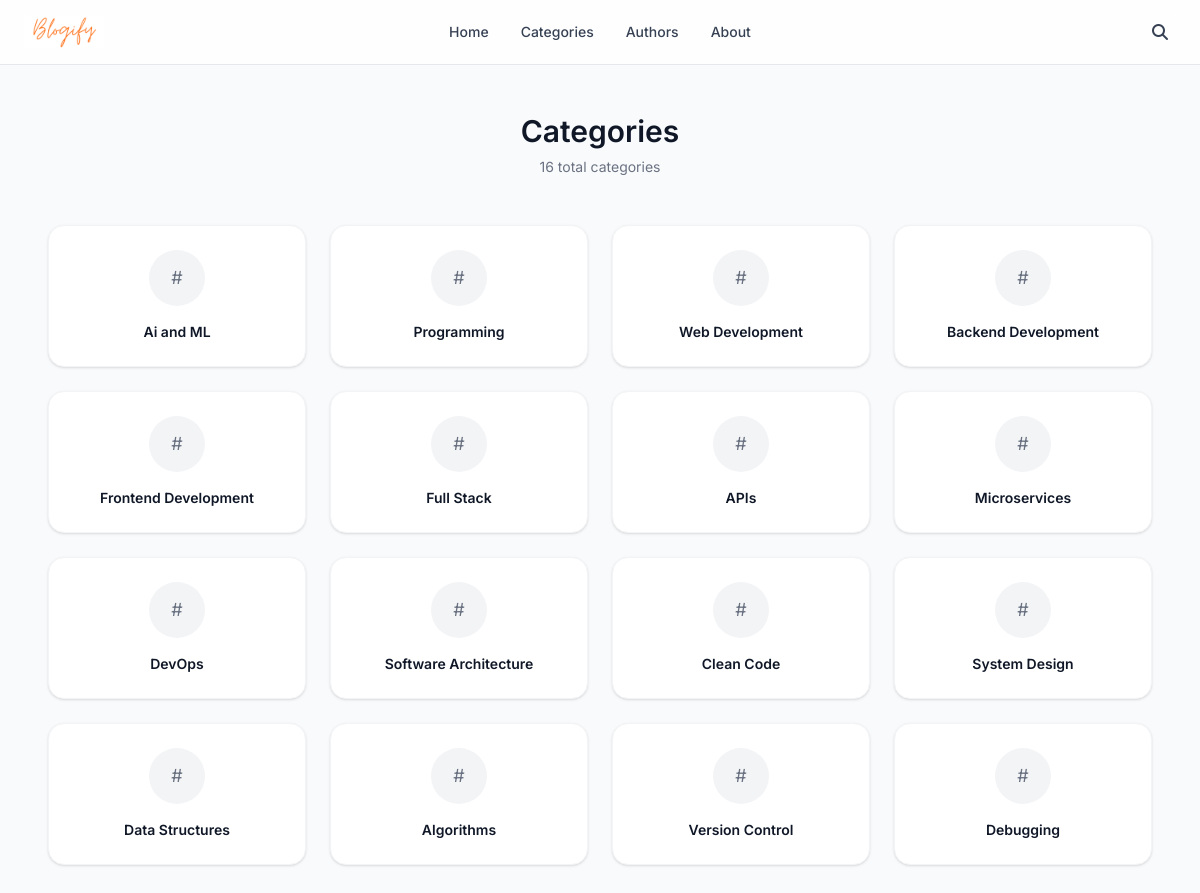
Page /categories/ on the committed database.
### main/models.py (models this page shows, shortened)
class Category(models.Model):
    category = models.CharField(max_length=30)
    slug = models.SlugField(unique=True,max_length=20,blank=True)

### main/views.py (the view)
# urls.py: path("categories/",views.categories,name="categories"),
def categories(request):
    categories = Category.objects.all()
    context = {
        "categories" : categories
    }
    return render(request,"pages/cat_main.html",context)

### main/templates/pages/cat_main.html (shortened to what this page needs)
{% extends "base.html" %}
{% block index-main %}
<div class="max-w-6xl mx-auto px-6 py-12">
    <div class="text-center mb-12">
        <h1 class="text-3xl font-semibold text-gray-900">Categories</h1>
        <p class="text-sm text-gray-500 mt-2">
            {{ categories|length }} total categories
        </p>
    </div>
    <div class="grid gap-6 sm:grid-cols-2 md:grid-cols-3 lg:grid-cols-4">
        {% for category in categories %}
        <a href="{% url 'category_page' category.slug %}"
           class="bg-white rounded-2xl border border-gray-100 shadow-sm hover:shadow-md transition p-6 text-center">
            <div class="w-14 h-14 mx-auto mb-4 rounded-full bg-gray-100 flex items-center justify-center text-gray-500 text-lg">
                #
            </div>
            <h2 class="text-sm font-semibold text-gray-900">
                {{ category.category }}
            </h2>
        </a>
        {% empty %}
        <div class="col-span-full text-center text-gray-400 py-16">
            No categories available.
        </div>
        {% endfor %}
    </div>
</div>
{% endblock index-main %}

### main/static/main.css (style rules this page uses)
* { font-family: Inter; user-select: none; }

### rows in the picture
Category: category "Ai and ML"
Category: category "Programming"
Category: category "Web Development"
Category: category "Backend Development"
Category: category "Frontend Development"
Category: category "Full Stack"
Category: category "APIs"
Category: category "Microservices"
Category: category "DevOps"
Category: category "Software Architecture"
Category: category "Clean Code"
Category: category "System Design"
Category: category "Data Structures"
Category: category "Algorithms"
Category: category "Version Control"
Category: category "Debugging"

### other values in the picture
{{ categories|length }} "16"
